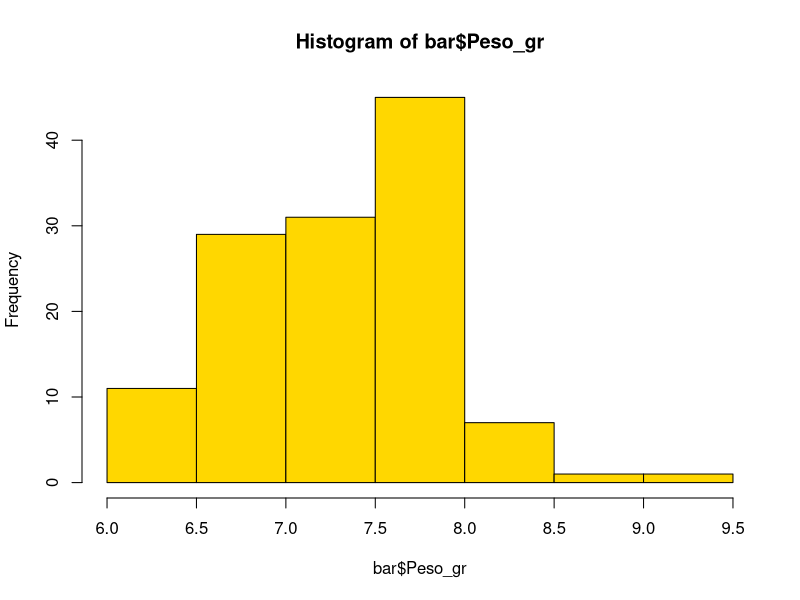

Generate this figure with R: (Note: this script raises an error after producing the figure.)
#Clase semana 9
#Revisar datos de madera
#BD madeeras

Madera <- read.csv("Clases/Madera.csv", header=T)
Madera$Sp <- as.factor(Madera$Sp)

library(dplyr)


# Bar ---------------------------------------------------------------------



bar <- Madera %>%
  filter(Sp=="Bar")



shapiro.test(bar$Peso_gr)

hist(bar$Peso_gr,col = "Gold")


# Chp ---------------------------------------------------------------------


Chp <- Madera%>%
  
  filter(Sp=="Chp")

shapiro.test(Chp$Peso_gr)

hist(chp$Peso_gr, col = "Green")

# Ebano -------------------------------------------------------------------

Eb <- Madera%>%
  
  filter(Sp=="Ebano")


shapiro.test(Ebano$Peso_gr)


hist(Ebano$Peso_gr, col = "Red")


# D.Ebano -----------------------------------------------------------------

D.Ebano <- Madera%>%
  
  filter(Sp=="D. Ebano")


shapiro.test(D.Ebano$Peso_gr)


hist(D.Ebano$Peso_gr)

